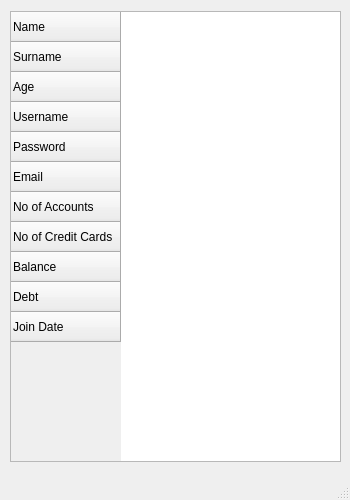
<?xml version="1.0" encoding="UTF-8"?>
<ui version="4.0">
 <class>customerInfo</class>
 <widget class="QMainWindow" name="customerInfo">
  <property name="windowModality">
   <enum>Qt::WindowModal</enum>
  </property>
  <property name="geometry">
   <rect>
    <x>0</x>
    <y>0</y>
    <width>350</width>
    <height>500</height>
   </rect>
  </property>
  <property name="sizePolicy">
   <sizepolicy hsizetype="Expanding" vsizetype="Preferred">
    <horstretch>0</horstretch>
    <verstretch>0</verstretch>
   </sizepolicy>
  </property>
  <property name="minimumSize">
   <size>
    <width>350</width>
    <height>500</height>
   </size>
  </property>
  <property name="maximumSize">
   <size>
    <width>350</width>
    <height>500</height>
   </size>
  </property>
  <property name="windowTitle">
   <string>MainWindow</string>
  </property>
  <widget class="QWidget" name="centralwidget">
   <widget class="QWidget" name="layoutWidget">
    <property name="geometry">
     <rect>
      <x>10</x>
      <y>11</y>
      <width>331</width>
      <height>451</height>
     </rect>
    </property>
    <layout class="QVBoxLayout" name="verticalLayout">
     <item>
      <widget class="QTableWidget" name="customerDataTable">
       <property name="enabled">
        <bool>true</bool>
       </property>
       <row>
        <property name="text">
         <string>Name</string>
        </property>
       </row>
       <row>
        <property name="text">
         <string>Surname</string>
        </property>
       </row>
       <row>
        <property name="text">
         <string>Age</string>
        </property>
       </row>
       <row>
        <property name="text">
         <string>Username</string>
        </property>
       </row>
       <row>
        <property name="text">
         <string>Password</string>
        </property>
       </row>
       <row>
        <property name="text">
         <string>Email</string>
        </property>
       </row>
       <row>
        <property name="text">
         <string>No of Accounts</string>
        </property>
       </row>
       <row>
        <property name="text">
         <string>No of Credit Cards</string>
        </property>
       </row>
       <row>
        <property name="text">
         <string>Balance</string>
        </property>
       </row>
       <row>
        <property name="text">
         <string>Debt</string>
        </property>
       </row>
       <row>
        <property name="text">
         <string>Join Date</string>
        </property>
       </row>
      </widget>
     </item>
    </layout>
   </widget>
  </widget>
  <widget class="QStatusBar" name="statusbar"/>
 </widget>
 <resources/>
 <connections/>
</ui>
